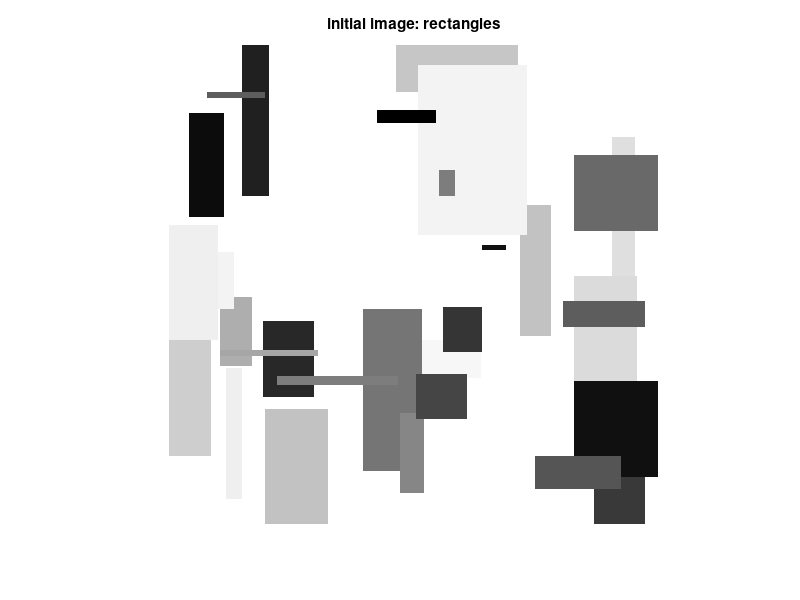
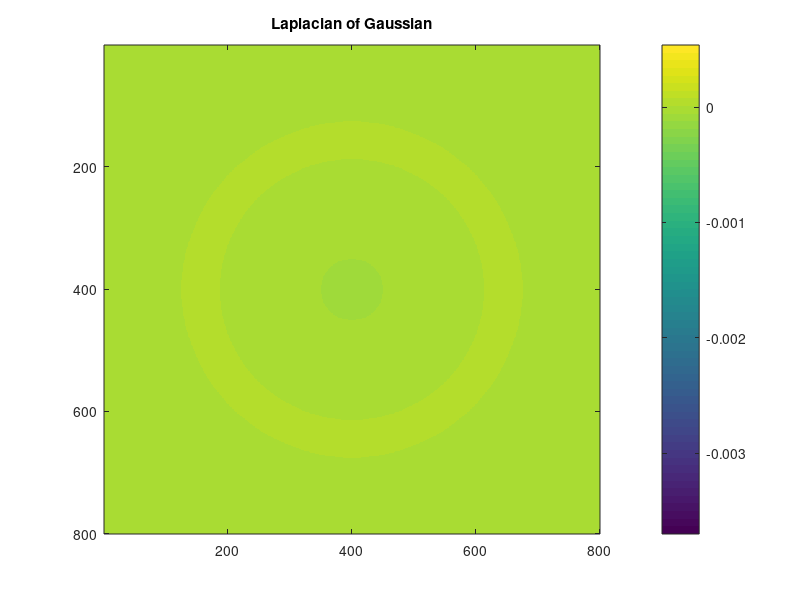

Write MATLAB code to recreate these figures, in order. (Note: this script raises an error after producing the figures.)
%%Xueyang Zhang Q2_edgedetection
%Q2a
%generate rectangles in a bigger curtain and crop.
%the curtain is 500*500
A = ones(500,500);
%rng('default');

%draw 80 rectangles, and 5 paramters for one rectangle.
X = rand(5,80);

%the positions of center and sizes of rectangles. 
%To avoid overlapping, rectangles are small
xs = int32(X(1:2,:)*250);
ls = int32(X(3:4,:)*60);


%start indexes and end indexes in x
x1 = xs(1,:)-ls(1,:);
x2 = xs(1,:)+ls(1,:); 

%solve for x1 could be negative
x1 = x1-min(x1)+1;

%same for y
y1 = xs(2,:)-ls(2,:);
y2 = xs(2,:)+ls(2,:);
y1 = y1-min(y1)+1;

%intensity
intensity = X(5,:);

%draw every triangle
for i=1:80
A(x1(i):x2(i),y1(i):y2(i)) = intensity(i);
end;

%decide the best position of 250*250
meanx = int32((mean(x1)+mean(x2))/2);
meany = int32((mean(y1)+mean(y2))/2);

%avoid indexoutofbound
if meanx<=125, meanx=126; end
if meany<=125, meany=126; end

%crop
A = A(meanx-125:meanx+124,meany-125:meany+124);

figure(1);
imshow(A);
title('initial image: rectangles');








%Q2b
%directly use from matlab
fun = fspecial('log',20,3);

%see the function clearly
tempfun = imresize(fun,40);
figure(2);
imagesc(tempfun,[-0.0037 0.000538]);
title('Laplacian of Gaussian');
colorbar;





%Q2c
%call the function
edges1 = edge_detector(A,fun);
figure(3);
imshow(edges1);
title('edge of original image convolved with sigma 3');


%%%%%%%%%%%%%%%%%%%%%%%%%%%%%%%%%%%%%%%%%%%%%%%%%%%%%%%%%%%%%%
%to address some "extra concerns"
%trying using imfilter instead of conv2
edges21 = edge_detector_by_imfilter(A,fun);
figure(4);
hold on;
subplot(1,2,1);
imshow(edges1);
title('edge detection by conv2');
subplot(1,2,2);
imshow(edges21);
title('edge detection by imfilter');
hold off;
%we see insignificant difference.
%%%%%%%%%%%%%%%%%%%%%%%%%%%%%%%%%%%%%%%%%%%%%%%%%%%%%%%%%%%%%%

%%%%%%%%%%%%%%%%%%%%%%%%%%%%%%%%%%%%%%%%%%%%%%%%%%%%%%%%%%%%%%
%This is another way to get laplacian of Gaussian as well, though it is
%an approximation
Gaussian = fspecial('Gaussian', 20, 3);
funx = conv2(Gaussian,[1 -2 1],'same');
funy = conv2(Gaussian,[1 -2 1]','same');
laplacian_of_Gaussian = funx+funy;
%see the function clearly
tempfun1 = imresize(laplacian_of_Gaussian, 40);

%comparing two filters
figure(5);
hold on;
subplot(1,2,1);
imagesc(tempfun,[-0.0037 0.000538]);
title('built-in Laplacian of Gaussian');
subplot(1,2,2);
imagesc(tempfun1,[-0.0037 0.000538]);
title('hand made Laplacian of Gaussian');
colorbar;
hold off;
%there is only minor difference

%comparing the result of edge detection
edges11 = edge_detector(A,laplacian_of_Gaussian);
figure(6);
hold on;
subplot(1,2,1);
imshow(edges11);
title('edge of original image convolved with man made sigma 3 LoG');
subplot(1,2,2);
imshow(edges1);
title('edge of original image convolved with built-in sigma 3 LoG');
%we see that the built-in method LoG is better.
%%%%%%%%%%%%%%%%%%%%%%%%%%%%%%%%%%%%%%%%%%%%%%%%%%%%%%%%%%%%%%








%Q2d
%find std of the image and times 0.1; it is the std of the noise;
stdnoise = 0.1*std(A,0,'all');
%generate noise in gaussian(0,1), times std
noise = stdnoise.*randn(250,250);
%noised image:
noisedA = A+noise;
%get rid of out of bound values
noisedA(noisedA>1)=1;
noisedA(noisedA<0)=0;

figure(7);
imshow(noisedA);
title('noised image convolved with sigma 3');

%find edges of noised image
newedges1 = edge_detector(noisedA,fun);
figure(8);
imshow(newedges1);
title('edge of noised image convolved with sigma 3');






%Q2e
%do the same thing again, with a new function
newfun = fspecial('log',40,6);

%edge of image convolved with sigma 6
edges2 = edge_detector(A,newfun);
figure(9);
imshow(edges2);
title('edge of image convolved with sigma 6');

%noised image convolved with sigma 6
stdimage = 0.1*std(A,0,'all');
noise = stdimage.*randn(250,250);
noisedA = A+noise;
noisedA(noisedA>1)=1;
noisedA(noisedA<0)=0;
figure(10);
imshow(noisedA);
title('noised image convolved with sigma 6');
newedges2 = edge_detector(noisedA,fun);

%edges:
figure(11);
imshow(newedges2);
title('edge of noised image convolved with sigma 6');




%below are also for (e); the below lines simply combines two images
%appeared before together for sake of comparison
%comparison for edge detection of noised image by different Gaussian
hold on;
figure(12);
subplot(1,2,1);
im_new1 = uint8(newedges1);
imagesc(im_new1);
title('noised image convolved with sigma 3');

subplot(1,2,2);
im_new2 = uint8(newedges2);
imagesc(im_new2);
title('noised image convolved with sigma 6');
colorbar;


%comparison for edge detection of noiseless image by different Gaussian
hold on;
figure(13);
subplot(1,2,1);
im_new1 = uint8(edges1);
imagesc(im_new1);
title('no noise image convolved with sigma 3');

subplot(1,2,2);
im_new2 = uint8(edges2);
imagesc(im_new2);
title('no noise image convolved with sigma 6');
colorbar;